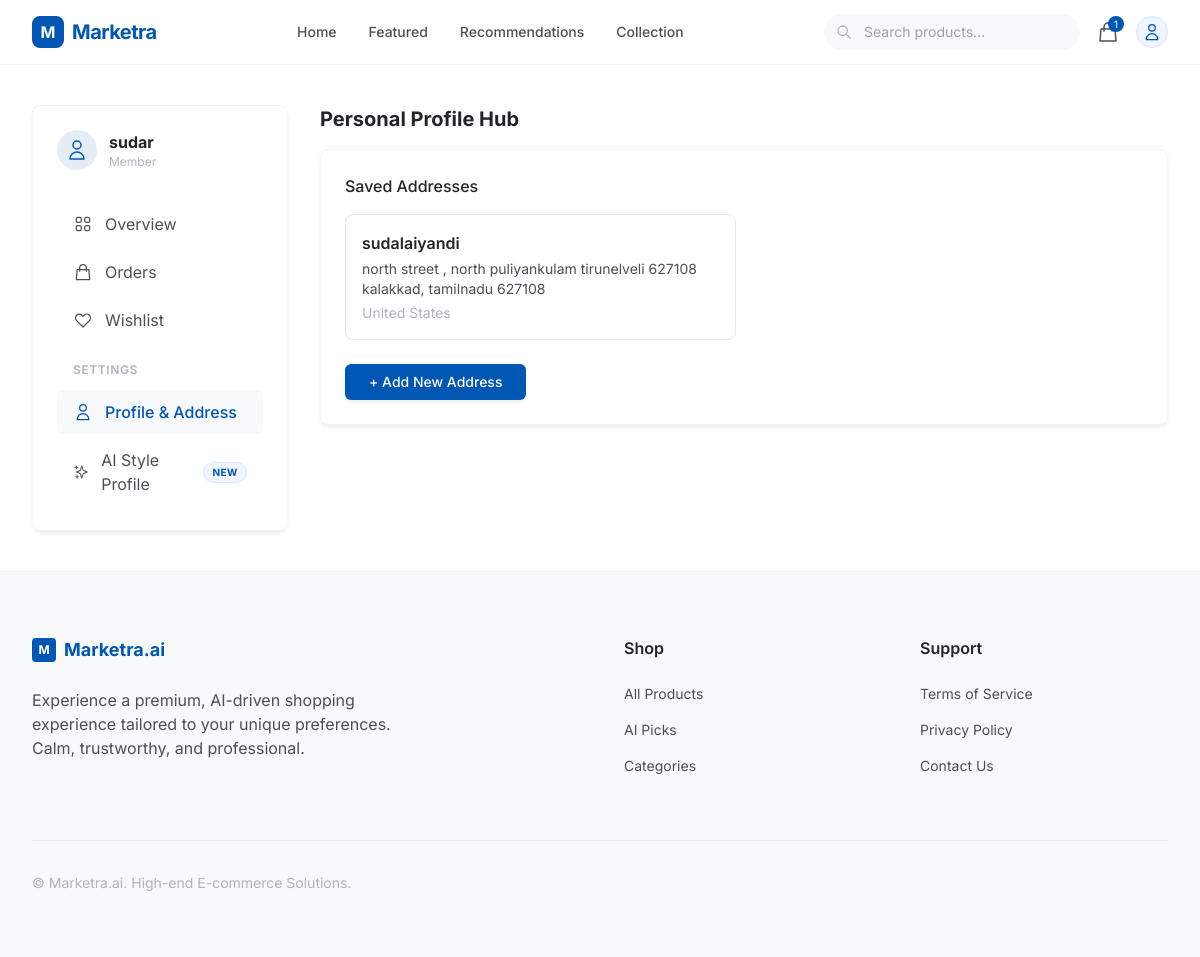
Screenshot of /dashboard/profile/ (signed in) with the database file from the repository.
### marketra/models.py (models this page shows, shortened)
class Address(models.Model):
    user = models.ForeignKey(User, on_delete=models.CASCADE, related_name='addresses')
    name = models.CharField(max_length=100, help_text="Full name for delivery")
    street_address = models.CharField(max_length=255)
    city = models.CharField(max_length=100)
    state = models.CharField(max_length=100)
    zip_code = models.CharField(max_length=20)
    country = models.CharField(max_length=100, default='United States')
    is_default = models.BooleanField(default=False)
    class Meta:
        verbose_name_plural = "Addresses"

### marketra/views.py (the view, shortened to what this page needs)
# urls.py: path('dashboard/profile/', views.profile_view, name='profile'),
@login_required
def profile_view(request):
    addresses = request.user.addresses.all()
    return render(request, 'marketra/dashboard/profile.html', {'addresses': addresses})

### marketra/context_processors.py (called while the page is built)
def collection_status(request):
    count = 0
    if request.user.is_authenticated:
        if hasattr(request.user, 'collection'):
            count = request.user.collection.products.count()
    else:
        collection = request.session.get('collection', [])
        count = len(collection)
    return {
        'collection_count': count
    }

### marketra/templates/marketra/dashboard/profile.html (shortened to what this page needs)
{% extends 'marketra/dashboard/dashboard_base.html' %}
{% block dashboard_content %}
<div class="space-y-8">
    <div>
        <h2 class="text-xl font-bold text-text-dark mb-4">Personal Profile Hub</h2>
        <div class="card">
            <h3 class="font-medium text-text-dark mb-4">Saved Addresses</h3>
            {% if addresses %}
            <div class="grid grid-cols-1 md:grid-cols-2 gap-4 mb-6">
                {% for address in addresses %}
                <div
                    class="border border-gray-200 rounded-lg p-4 hover:border-primary transition-colors cursor-pointer relative group">
                    <p class="font-semibold text-text-dark">{{ address.name }}</p>
                    <p class="text-sm text-text-medium mt-1">{{ address.street_address }}</p>
                    <p class="text-sm text-text-medium">{{ address.city }}, {{ address.state }} {{ address.zip_code }}
                    </p>
                    <p class="text-sm text-text-muted mt-1">{{ address.country }}</p>
                </div>
                {% endfor %}
            </div>
            {% endif %}
            <button onclick="document.getElementById('add-address-form').classList.toggle('hidden')"
                class="btn-primary w-full md:w-auto text-sm">
                + Add New Address
            </button>
        </div>
    </div>
</div>
{% endblock %}

### marketra/templates/marketra/dashboard/dashboard_base.html (shortened to what this page needs)
{% extends 'marketra/base.html' %}
{% block content %}
<div class="max-w-7xl mx-auto px-4 sm:px-6 lg:px-8 py-10">
    <div class="flex flex-col md:flex-row gap-8">
        <div class="w-full md:w-64 flex-shrink-0">
            <div class="bg-white rounded-lg shadow-soft border border-gray-100 p-6 sticky top-24">
                <div class="flex items-center space-x-3 mb-8">
                    <div class="w-10 h-10 bg-primary/10 rounded-full flex items-center justify-center text-primary">
                        <svg class="w-6 h-6" fill="none" stroke="currentColor" viewBox="0 0 24 24">
                            <path stroke-linecap="round" stroke-linejoin="round" stroke-width="1.5" d="M16 7a4 4 0 11-8 0 4 4 0 018 0zM12 14a7 7 0 00-7 7h14a7 7 0 00-7-7z"></path>
                        </svg>
                    </div>
                    <div>
                        <p class="font-bold text-text-dark">{{ user.username }}</p>
                        <p class="text-xs text-text-muted">Member</p>
                    </div>
                </div>
                <nav class="space-y-1">
                    <a href="{% url 'marketra:dashboard' %}" class="flex items-center space-x-3 px-4 py-2.5 rounded-md transition-colors {% if request.resolver_match.url_name == 'dashboard' %}bg-secondary-bg text-primary font-medium{% else %}text-text-medium hover:bg-gray-50 hover:text-text-dark{% endif %}">
                        <span>Overview</span>
                    </a>
                    <a href="{% url 'marketra:orders' %}" class="flex items-center space-x-3 px-4 py-2.5 rounded-md transition-colors {% if request.resolver_match.url_name == 'orders' %}bg-secondary-bg text-primary font-medium{% else %}text-text-medium hover:bg-gray-50 hover:text-text-dark{% endif %}">
                        <svg class="w-5 h-5" fill="none" stroke="currentColor" viewBox="0 0 24 24"><path stroke-linecap="round" stroke-linejoin="round" stroke-width="1.5" d="M16 11V7a4 4 0 00-8 0v4M5 9h14l1 12H4L5 9z"></path></svg>
                        <span>Orders</span>
                    </a>
                    <a href="{% url 'marketra:wishlist' %}" class="flex items-center space-x-3 px-4 py-2.5 rounded-md transition-colors {% if request.resolver_match.url_name == 'wishlist' %}bg-secondary-bg text-primary font-medium{% else %}text-text-medium hover:bg-gray-50 hover:text-text-dark{% endif %}">
                        <svg class="w-5 h-5" fill="none" stroke="currentColor" viewBox="0 0 24 24"><path stroke-linecap="round" stroke-linejoin="round" stroke-width="1.5" d="M4.318 6.318a4.5 4.5 0 000 6.364L12 20.364l7.682-7.682a4.5 4.5 0 00-6.364-6.364L12 7.636l-1.318-1.318a4.5 4.5 0 00-6.364 0z"></path></svg>
                        <span>Wishlist</span>
                    </a>
                    <div class="pt-4 pb-2">
                        <p class="px-4 text-xs font-semibold text-text-muted uppercase tracking-wider">Settings</p>
                    </div>
                    <a href="{% url 'marketra:profile' %}" class="flex items-center space-x-3 px-4 py-2.5 rounded-md transition-colors {% if request.resolver_match.url_name == 'profile' %}bg-secondary-bg text-primary font-medium{% else %}text-text-medium hover:bg-gray-50 hover:text-text-dark{% endif %}">
                        <svg class="w-5 h-5" fill="none" stroke="currentColor" viewBox="0 0 24 24"><path stroke-linecap="round" stroke-linejoin="round" stroke-width="1.5" d="M16 7a4 4 0 11-8 0 4 4 0 018 0zM12 14a7 7 0 00-7 7h14a7 7 0 00-7-7z"></path></svg>
                        <span>Profile & Address</span>
                    </a>
                    <a href="{% url 'marketra:style_profile' %}" class="flex items-center space-x-3 px-4 py-2.5 rounded-md transition-colors {% if request.resolver_match.url_name == 'style_profile' %}bg-secondary-bg text-primary font-medium{% else %}text-text-medium hover:bg-gray-50 hover:text-text-dark{% endif %}">
                        <svg class="w-5 h-5" fill="none" stroke="currentColor" viewBox="0 0 24 24"><path stroke-linecap="round" stroke-linejoin="round" stroke-width="1.5" d="M5 3v4M3 5h4M6 17v4m-2-2h4m5-16l2.286 6.857L21 12l-5.714 2.143L13 21l-2.286-6.857L5 12l5.714-2.143L13 3z"></path></svg>
                        <span>AI Style Profile</span>
                        <span class="ml-auto badge-ai">New</span>
                    </a>
                </nav>
            </div>
        </div>
        <div class="flex-grow">
            {% block dashboard_content %}{% endblock %}
        </div>
    </div>
</div>
{% endblock %}

### rows the page displays
Address: name "sudalaiyandi", street_address "north street , north puliyankulam tirunelveli 627108", city "kalakkad", state "tamilnadu", zip_code "627108", country "United States"

### other values shown
{{ collection_count|default:0 }} "1"
{{ user.username }} "sudar"
